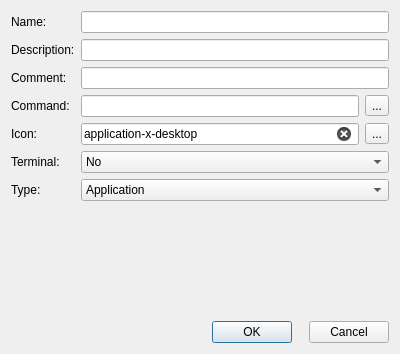
<?xml version="1.0" encoding="UTF-8"?>
<ui version="4.0">
 <class>DesktopEntryDialog</class>
 <widget class="QDialog" name="DesktopEntryDialog">
  <property name="geometry">
   <rect>
    <x>0</x>
    <y>0</y>
    <width>400</width>
    <height>354</height>
   </rect>
  </property>
  <property name="windowTitle">
   <string>Create Launcher</string>
  </property>
  <property name="windowIcon">
   <iconset theme="application-x-desktop">
    <normaloff>.</normaloff>.</iconset>
  </property>
  <layout class="QGridLayout" name="gridLayout">
   <item row="0" column="0">
    <layout class="QFormLayout" name="formLayout">
     <item row="0" column="0">
      <widget class="QLabel" name="nameLabel">
       <property name="text">
        <string>Name:</string>
       </property>
      </widget>
     </item>
     <item row="0" column="1">
      <widget class="QLineEdit" name="nameEdit">
       <property name="placeholderText">
        <string/>
       </property>
       <property name="clearButtonEnabled">
        <bool>true</bool>
       </property>
      </widget>
     </item>
     <item row="1" column="0">
      <widget class="QLabel" name="descriptionLabel">
       <property name="text">
        <string>Description:</string>
       </property>
      </widget>
     </item>
     <item row="1" column="1">
      <widget class="QLineEdit" name="descriptionEdit">
       <property name="clearButtonEnabled">
        <bool>true</bool>
       </property>
      </widget>
     </item>
     <item row="2" column="0">
      <widget class="QLabel" name="commentLabel">
       <property name="text">
        <string>Comment:</string>
       </property>
      </widget>
     </item>
     <item row="2" column="1">
      <widget class="QLineEdit" name="commentEdit">
       <property name="clearButtonEnabled">
        <bool>true</bool>
       </property>
      </widget>
     </item>
     <item row="4" column="0">
      <widget class="QLabel" name="commandLabel">
       <property name="text">
        <string>Command:</string>
       </property>
      </widget>
     </item>
     <item row="4" column="1">
      <layout class="QHBoxLayout" name="horizontalLayout">
       <item>
        <widget class="QLineEdit" name="commandEdit">
         <property name="clearButtonEnabled">
          <bool>true</bool>
         </property>
        </widget>
       </item>
       <item>
        <widget class="QToolButton" name="commandButton">
         <property name="text">
          <string>...</string>
         </property>
        </widget>
       </item>
      </layout>
     </item>
     <item row="5" column="0">
      <widget class="QLabel" name="iconLabel">
       <property name="text">
        <string>Icon:</string>
       </property>
      </widget>
     </item>
     <item row="5" column="1">
      <layout class="QHBoxLayout" name="horizontalLayout_2">
       <item>
        <widget class="QLineEdit" name="iconEdit">
         <property name="text">
          <string notr="true">application-x-desktop</string>
         </property>
         <property name="clearButtonEnabled">
          <bool>true</bool>
         </property>
        </widget>
       </item>
       <item>
        <widget class="QToolButton" name="iconButton">
         <property name="text">
          <string>...</string>
         </property>
        </widget>
       </item>
      </layout>
     </item>
     <item row="6" column="0">
      <widget class="QLabel" name="terminalLabel">
       <property name="toolTip">
        <string>Run in terminal?</string>
       </property>
       <property name="text">
        <string>Terminal:</string>
       </property>
      </widget>
     </item>
     <item row="6" column="1">
      <widget class="QComboBox" name="terminalCombo">
       <property name="toolTip">
        <string>Run in terminal?</string>
       </property>
       <item>
        <property name="text">
         <string>No</string>
        </property>
       </item>
       <item>
        <property name="text">
         <string>Yes</string>
        </property>
       </item>
      </widget>
     </item>
     <item row="7" column="0">
      <widget class="QLabel" name="typeLabel">
       <property name="text">
        <string>Type:</string>
       </property>
      </widget>
     </item>
     <item row="7" column="1">
      <widget class="QComboBox" name="typeCombo">
       <item>
        <property name="text">
         <string>Application</string>
        </property>
       </item>
       <item>
        <property name="text">
         <string>Link</string>
        </property>
       </item>
      </widget>
     </item>
    </layout>
   </item>
   <item row="1" column="0">
    <layout class="QHBoxLayout" name="horizontalLayout_4">
     <item>
      <spacer name="horizontalSpacer">
       <property name="orientation">
        <enum>Qt::Horizontal</enum>
       </property>
       <property name="sizeHint" stdset="0">
        <size>
         <width>40</width>
         <height>20</height>
        </size>
       </property>
      </spacer>
     </item>
     <item>
      <layout class="QHBoxLayout" name="horizontalLayout_3">
       <item>
        <widget class="QDialogButtonBox" name="buttonBox_1">
         <property name="orientation">
          <enum>Qt::Horizontal</enum>
         </property>
         <property name="standardButtons">
          <set>QDialogButtonBox::Ok</set>
         </property>
        </widget>
       </item>
       <item>
        <widget class="QDialogButtonBox" name="buttonBox_2">
         <property name="orientation">
          <enum>Qt::Horizontal</enum>
         </property>
         <property name="standardButtons">
          <set>QDialogButtonBox::Cancel</set>
         </property>
        </widget>
       </item>
      </layout>
     </item>
    </layout>
   </item>
  </layout>
 </widget>
 <resources/>
 <connections>
  <connection>
   <sender>buttonBox_1</sender>
   <signal>accepted()</signal>
   <receiver>DesktopEntryDialog</receiver>
   <slot>accept()</slot>
   <hints>
    <hint type="sourcelabel">
     <x>199</x>
     <y>290</y>
    </hint>
    <hint type="destinationlabel">
     <x>199</x>
     <y>155</y>
    </hint>
   </hints>
  </connection>
  <connection>
   <sender>buttonBox_1</sender>
   <signal>rejected()</signal>
   <receiver>DesktopEntryDialog</receiver>
   <slot>reject()</slot>
   <hints>
    <hint type="sourcelabel">
     <x>199</x>
     <y>290</y>
    </hint>
    <hint type="destinationlabel">
     <x>199</x>
     <y>155</y>
    </hint>
   </hints>
  </connection>
 </connections>
</ui>
